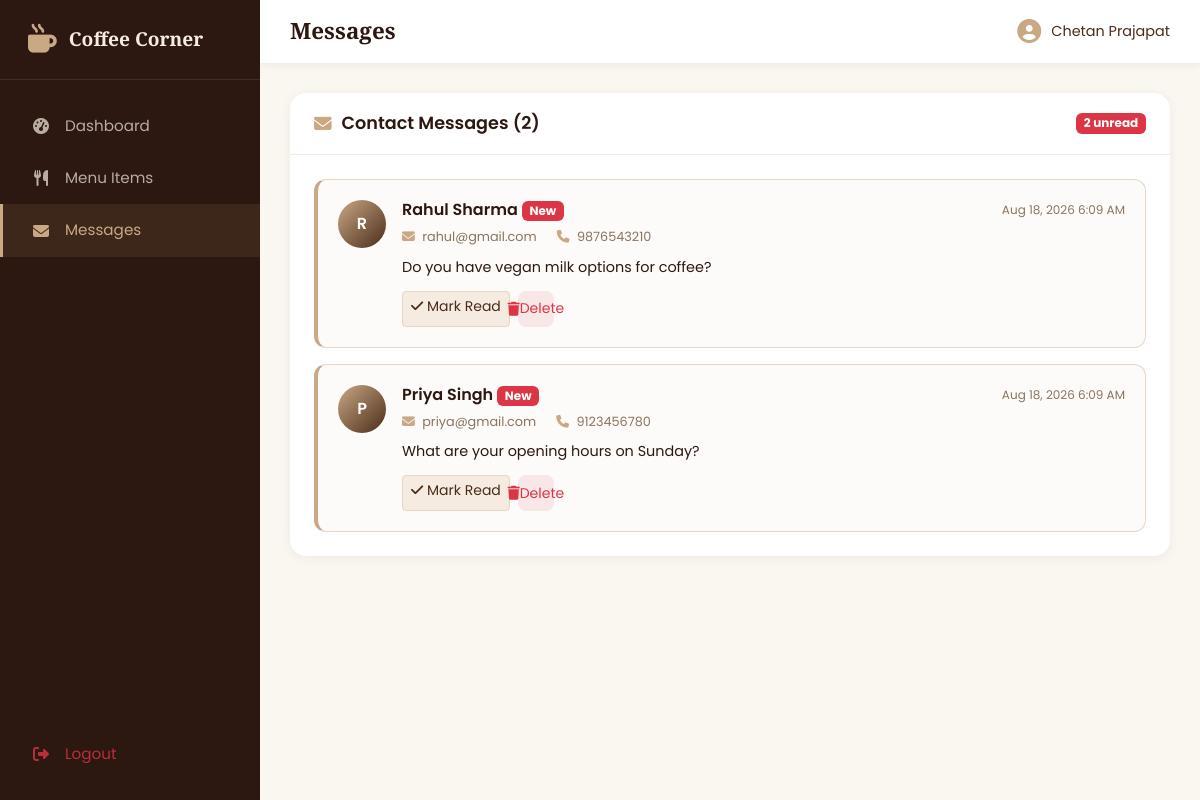
The page /admin/messages.php (signed in) on the database its author committed.
### tables this page shows
CREATE TABLE IF NOT EXISTS `contact_messages` (
  `id`         INT AUTO_INCREMENT PRIMARY KEY,
  `name`       VARCHAR(100) NOT NULL,
  `email`      VARCHAR(255) NOT NULL,
  `phone`      VARCHAR(20)  NOT NULL,
  `message`    TEXT         NOT NULL,
  `is_read`    TINYINT(1) DEFAULT 0,
  `created_at` TIMESTAMP DEFAULT CURRENT_TIMESTAMP
);

### includes/functions.php (called while the page is built, shortened)
<?php
function e($string) {
    return htmlspecialchars($string, ENT_QUOTES, 'UTF-8');
}

### admin/messages.php (the view, shortened to what this page needs)
<?php
$pageTitle = 'Messages';
$adminPage = 'messages';
require_once __DIR__ . '/../includes/admin_header.php';
$messages = $pdo->query("SELECT * FROM contact_messages ORDER BY created_at DESC")->fetchAll();
$unread = $pdo->query("SELECT COUNT(*) FROM contact_messages WHERE is_read = 0")->fetchColumn();
?>
<div class="admin-panel">
    <div class="admin-panel-header">
        <h3><i class="fas fa-envelope"></i> Contact Messages (<?= count($messages) ?>)</h3>
        <?php if ($unread > 0): ?>
            <span class="badge bg-danger"><?= $unread ?> unread</span>
        <?php endif; ?>
    </div>
    <div class="admin-panel-body">
        <?php if (empty($messages)): ?>
            <p class="text-muted text-center py-5">No messages yet.</p>
        <?php else: ?>
            <div class="message-list">
                <?php foreach ($messages as $msg): ?>
                    <div class="message-item <?= $msg['is_read'] ? '' : 'unread' ?>">
                        <div class="message-item-avatar"><?= strtoupper(substr($msg['name'], 0, 1)) ?></div>
                        <div class="message-item-body">
                            <div class="message-item-header">
                                <h4><?= e($msg['name']) ?> <?php if (!$msg['is_read']): ?><span class="badge bg-danger">New</span><?php endif; ?></h4>
                                <span class="message-item-date"><?= date('M j, Y g:i A', strtotime($msg['created_at'])) ?></span>
                            </div>
                            <div class="message-item-meta">
                                <a href="mailto:<?= e($msg['email']) ?>"><i class="fas fa-envelope"></i> <?= e($msg['email']) ?></a>
                                <a href="tel:<?= e($msg['phone']) ?>"><i class="fas fa-phone"></i> <?= e($msg['phone']) ?></a>
                            </div>
                            <p class="message-item-text"><?= e($msg['message']) ?></p>
                            <div class="message-item-actions">
                                <?php if (!$msg['is_read']): ?>
                                    <a href="messages.php?read=<?= $msg['id'] ?>" class="btn btn-sm btn-mark-read"><i class="fas fa-check"></i> Mark Read</a>
                                <?php endif; ?>
                                <a href="messages.php?delete=<?= $msg['id'] ?>" class="btn btn-sm btn-delete" onclick="return confirm('Delete this message?')"><i class="fas fa-trash"></i> Delete</a>
                            </div>
                        </div>
                    </div>
                <?php endforeach; ?>
            </div>
        <?php endif; ?>
    </div>
</div>
<?php require_once __DIR__ . '/../includes/admin_footer.php'; ?>

### includes/admin_header.php (shortened to what this page needs)
<?php
require_once __DIR__ . '/functions.php';
$adminPage = isset($adminPage) ? $adminPage : '';
$adminTitle = isset($pageTitle) ? $pageTitle : 'Dashboard';
?>
<!DOCTYPE html>
<html lang="en">
<head>
    <link href="https://cdn.jsdelivr.net/npm/bootstrap@5.3.0/dist/css/bootstrap.min.css" rel="stylesheet">
    <link rel="stylesheet" href="https://cdnjs.cloudflare.com/ajax/libs/font-awesome/6.4.0/css/all.min.css">
    <link rel="stylesheet" href="/the_coffee_corner/assets/css/style.css">
    <link rel="stylesheet" href="/the_coffee_corner/assets/css/admin.css">
</head>
<body class="admin-body">
<div class="admin-wrapper">
    <aside class="admin-sidebar" id="adminSidebar">
        <div class="admin-sidebar-brand">
            <i class="fas fa-mug-hot"></i>
            <span>Coffee Corner</span>
        </div>
        <nav class="admin-sidebar-nav">
            <a href="dashboard.php" class="<?= $adminPage === 'dashboard' ? 'active' : '' ?>"><i class="fas fa-tachometer-alt"></i> Dashboard</a>
            <a href="menu.php" class="<?= $adminPage === 'menu' ? 'active' : '' ?>"><i class="fas fa-utensils"></i> Menu Items</a>
            <a href="messages.php" class="<?= $adminPage === 'messages' ? 'active' : '' ?>"><i class="fas fa-envelope"></i> Messages</a>
            <a href="logout.php" class="admin-logout"><i class="fas fa-sign-out-alt"></i> Logout</a>
        </nav>
    </aside>
    <div class="admin-main" id="adminMain">
        <header class="admin-topbar">
            <h1><?= e($adminTitle) ?></h1>
            <div class="admin-user">
                <i class="fas fa-user-circle"></i>
                <span><?= e($_SESSION['admin_name'] ?? 'Admin') ?></span>
            </div>
        </header>
        <div class="admin-content">

### includes/admin_footer.php (shortened to what this page needs)
        </div>
    </div>
</div>
</body>
</html>

### assets/css/style.css (style rules this page uses)
:root { --brown-dark: #2c1810; --brown: #4a2c1a; --brown-light: #6b4226; --cream: #f5ebe0; --cream-light: #faf6f0; --beige: #e8d5c4; --gold: #c9a884; --gold-dark: #b08d57; --white: #ffffff; --text-dark: #2c1810; --text-muted: #8a7560; --success: #28a745; --error: #dc3545; --radius: 12px; --radius-lg: 20px; --shadow-sm: 0 2px 8px rgba(44, 24, 16, 0.08); --shadow-md: 0 8px 24px rgba(44, 24, 16, 0.12); --shadow-lg: 0 16px 48px rgba(44, 24, 16, 0.18); --transition: all 0.35s cubic-bezier(0.4, 0, 0.2, 1); --font-heading: 'Playfair Display', serif; --font-body: 'Poppins', sans-serif; }
* { margin: 0; padding: 0; box-sizing: border-box; }
html { scroll-behavior: smooth; }
body { font-family: var(--font-body); color: var(--text-dark); background: var(--cream-light); line-height: 1.6; overflow-x: hidden; }
h1, h2, h3, h4, h5, h6 { font-family: var(--font-heading); font-weight: 600; line-height: 1.2; }
a { text-decoration: none; color: inherit; transition: var(--transition); }

### rows shown on the page
contact_messages: name "R", name "Rahul Sharma", is_read "New", created_at "Aug 18, 2026 6:09 AM", email "rahul@gmail.com", phone "9876543210", message "Do you have vegan milk options for coffee?"
contact_messages: name "P", name "Priya Singh", is_read "New", created_at "Aug 18, 2026 6:09 AM", email "priya@gmail.com", phone "9123456780", message "What are your opening hours on Sunday?"

### other values the page prints
$adminTitle "Messages"
$_SESSION['admin_name'] "Chetan Prajapat"
count($messages) "2"
$unread "2"
